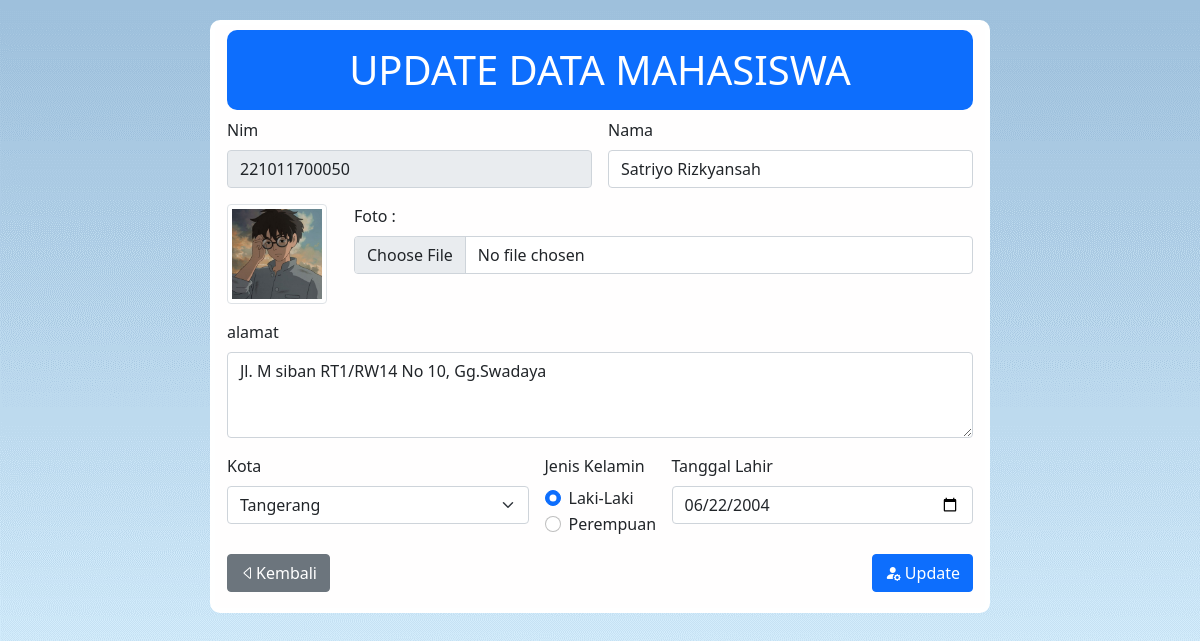
The app's page /update.php?nim=221011700050 (signed in) with its own data.
### tables this page shows
CREATE TABLE `mahasiswa` (
  `nim` char(50) NOT NULL,
  `nama_mhs` varchar(50) NOT NULL,
  `alamat` varchar(50) NOT NULL,
  `kota` varchar(50) NOT NULL,
  `jns_kelamin` varchar(1) NOT NULL,
  `tgl_lahir` date NOT NULL,
  `gambar` varchar(255) NOT NULL
);

### functions.php (called while the page is built, shortened)
<?php
    $conn = mysqli_connect("localhost", "root", "", "kampus");
    function query($query) {
        global $conn;
        $result = mysqli_query($conn, $query);
        $rows = [];
        while($row = mysqli_fetch_assoc($result)){
            $rows [] = $row;
        }
        return $rows;
    }
?>

### update.php (the view, shortened to what this page needs)
<?php
    require 'functions.php';
    $nim = $_GET["nim"];
    $mhs = query("SELECT * FROM mahasiswa WHERE nim='$nim'")[0];
?>
<!DOCTYPE html>
<html lang="en">
  <head>
    <link href="https://cdn.jsdelivr.net/npm/bootstrap@5.0.2/dist/css/bootstrap.min.css" rel="stylesheet" />
    <link rel="stylesheet" href="css/tambah.css" />
    <link rel="stylesheet" href="https://cdn.jsdelivr.net/npm/bootstrap-icons@1.10.5/font/bootstrap-icons.css">
  </head>
  <body>
    <div class="container">
      <h1 class="text-center bg-primary p-3 h1">UPDATE DATA MAHASISWA</h1>
      <form class="row g-3" method="post" enctype="multipart/form-data">
        <div class="col-md-6">
          <label for="inputEmail4" class="form-label">Nim</label>
          <input type="text" class="form-control" id="inputEmail4" name="nim" value="<?= $mhs['nim']?>" readonly />
        </div>
        <div class="col-md-6">
          <label for="inputPassword4" class="form-label">Nama</label>
          <input type="text" class="form-control" id="inputPassword4" name="nama" value="<?= $mhs['nama_mhs']?>"/>
        </div>
        <div class="col-md-2">
          <img src="photo/ava/<?= $mhs['gambar']?>" class="img-thumbnail" alt="..." width="100px">
        </div>
        <div class="col-md-10">
          <label for="inputGroupFile02" class="mb-2">Foto : </label>
          <input type="file" class="form-control" id="inputGroupFile02" name="gambar" >
        </div>
        <div class="col-12">
          <label for="exampleFormControlTextarea1" class="form-label">alamat</label>
          <textarea class="form-control" id="exampleFormControlTextarea1" rows="3" name="alamat"><?= $mhs['alamat']?></textarea>
        </div>
        <div class="col-md-5">
          <label for="inputState" class="form-label">Kota</label>
          <select id="inputState" class="form-select" name="kota" value="<?= $mhs['kota']?>">
            <option selected ><?= $mhs['kota']?></option>
          </select>
        </div>
        <div class="col-md-2">
          <label for="inlineRadioOptions" class="form-label" >Jenis Kelamin</label>
          <div class="form-check form-check-inline">
            <input class="form-check-input" type="radio" id="inlineRadio1" name="jns_kelamin" value="L"
              <?php if($mhs['jns_kelamin'] == 'L') {
                echo "Checked";
              } else {
                echo "";
              }
              ?>/>
            <label class="form-check-label" for="inlineRadio1">Laki-Laki</label>
          </div>
          <div class="form-check form-check-inline">
            <input class="form-check-input" type="radio" id="inlineRadio2" name="jns_kelamin" value="P"
             <?php if($mhs['jns_kelamin'] == 'P') {
              echo "Checked";
            } else {
              echo "";
            } ?> />
            <label class="form-check-label" for="inlineRadio2">Perempuan</label>
          </div>
        </div>
        <div class="col-md-5">
          <label for="inputEmail4" class="form-label">Tanggal Lahir</label>
          <input type="date" class="form-control" id="inputEmail4" name="tgl_lahir" value="<?= $mhs['tgl_lahir']?>"/>
        </div>
        <div class="col-12">
         <button type="button" class="btn btn-secondary"><a href="index.php" style="color:white; text-decoration:none;"><i class="bi bi-caret-left"></i>Kembali</a></button>
          <button type="submit" class="btn btn-primary float-end mb-3" name="submit"><i class="bi bi-person-fill-gear"></i> Update</button>
        </div>
      </form>
    </div>

### css/tambah.css (style rules this page uses)
body { background-image: url(../photo/bg1.png); }
.container { background-color: rgb(255, 254, 254); border: 5px solid rgb(255, 255, 255); border-radius: 10px; width: 780px; margin: 20px auto; }
.h1 { margin-top: 5px; color: white; border-radius: 10px; }

### records on screen
mahasiswa: nim "221011700050", nama "Satriyo Rizkyansah", gambar (picture), alamat "Jl. M siban RT1/RW14 No 10, Gg.Swadaya", kota "Tangerang", jns_kelamin "☑ Laki-Laki", jns_kelamin "☐ Perempuan", tgl_lahir "06/22/2004"
